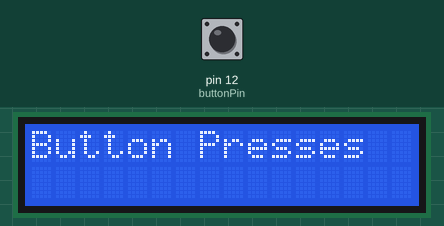
Bench run of a sketch on a simulated Arduino Uno, built with avr-gcc and run on an emulated ATmega328P. Parts: 16×2 character LCD. Inputs (shaded band) come from the test bench; at power-on: pin 12 (buttonPin) LOW. What the sketch prints to the serial monitor is not drawn.

Above: at 1.2 s.
1.3 s: pin 12 (buttonPin) pulled HIGH for 0.15 s
At 2.0 s:
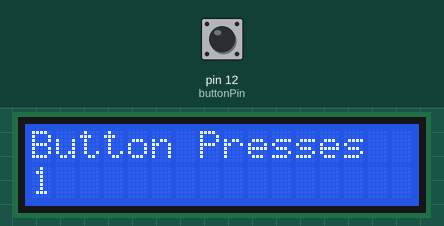
2.9 s: pin 12 (buttonPin) pulled HIGH for 1 s
At 3.2 s:
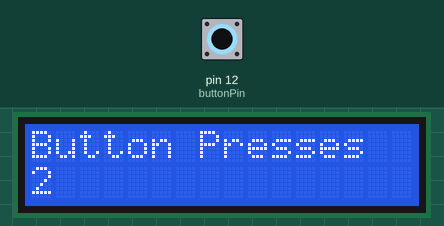
5.4 s: pin 12 (buttonPin) pulled HIGH for 0.15 s
At 6.3 s:
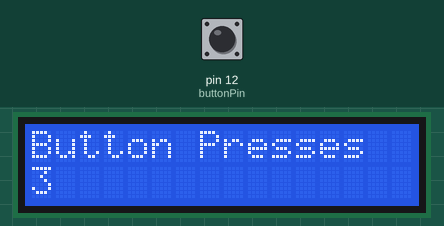
7.0 s: pin 12 (buttonPin) pulled HIGH for 1 s
At 7.5 s:
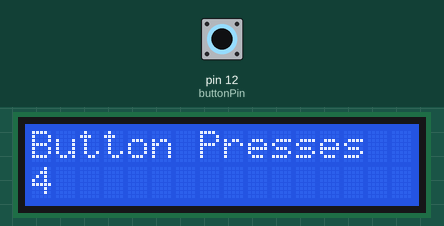
Timing chart, 0 to 7.9 s (numbered marks = the images above; inputs shaded):
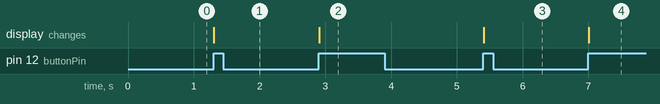

The sketch:

Pushbutton_LCD_Backpack.ino
```cpp
// LCD Backpack
// Dylan Stukenberg
// Incredibly Import line of Code (if(buttonState == HIGH && previousbuttonState == LOW))
// If Loops https://www.arduino.cc/reference/en/language/structure/control-structure/if/
// LCD Backpack https://www.adafruit.com/product/292
#include <Wire.h>
#include <LiquidCrystal_I2C.h>
LiquidCrystal_I2C lcd(0x27, 16, 2); // set the LCD address to 0x27 for a 16 chars and 2 line display.
// If 0x27 doesn't work, try 0x3F.
int buttonPin = 12;
int buttonState = 0;
int counter = 0;
int previousbuttonState = 0;
void setup()
{
	lcd.init();
	lcd.backlight();
	lcd.print("Button Presses"); // Prints the word Button Presses
	Serial.begin(9600);
}

void loop()
{
	buttonState = digitalRead(buttonPin); // Reads if button is being pushed
	lcd.setCursor(0, 1); // Sets the cursor (Colum 1 Line 0)
	if (buttonState == HIGH && previousbuttonState == LOW)
	{
		// so it counts correctly
		counter += 1; // Counter Goes up by one
		lcd.print(counter); // Prints the Number of the counter onto the LCD
	}
	previousbuttonState = buttonState;
	Serial.print("");
	Serial.println(counter); // prints the number of the counter onto the Serial Monitor
}
```

Measured:
- after the input at 1.3 s, the display: changes at once (image 1)
- after the input at 2.9 s, the display: changes at once (image 2)
- after the input at 5.4 s, the display: changes at once (image 3)
- after the input at 7.0 s, the display: changes at once (image 4)
